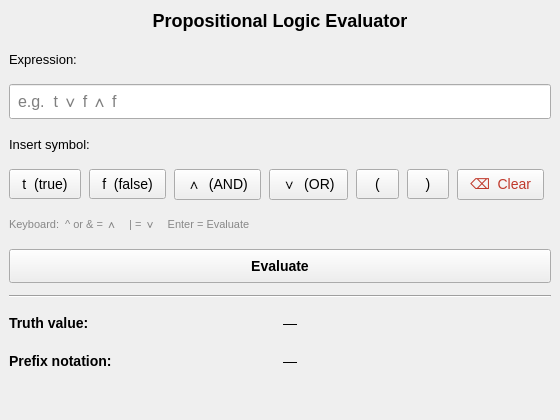
<?xml version="1.0" encoding="UTF-8"?>
<ui version="4.0">
 <class>MainWindow</class>
 <widget class="QMainWindow" name="MainWindow">
  <property name="geometry">
   <rect>
    <x>0</x>
    <y>0</y>
    <width>560</width>
    <height>420</height>
   </rect>
  </property>
  <property name="windowTitle">
   <string>Propositional Logic Evaluator</string>
  </property>
  <widget class="QWidget" name="centralwidget">
   <layout class="QVBoxLayout" name="verticalLayout">
    <property name="spacing">
     <number>12</number>
    </property>
    <property name="contentsMargins">
     <number>24</number>
     <number>24</number>
     <number>24</number>
     <number>24</number>
    </property>

    <!-- Title -->
    <item>
     <widget class="QLabel" name="titleLabel">
      <property name="text">
       <string>Propositional Logic Evaluator</string>
      </property>
      <property name="alignment">
       <set>Qt::AlignCenter</set>
      </property>
      <property name="styleSheet">
       <string>font-size: 18px; font-weight: bold; margin-bottom: 4px;</string>
      </property>
     </widget>
    </item>

    <!-- Input label -->
    <item>
     <widget class="QLabel" name="inputLabel">
      <property name="text">
       <string>Expression:</string>
      </property>
      <property name="styleSheet">
       <string>font-size: 13px;</string>
      </property>
     </widget>
    </item>

    <!-- Input field -->
    <item>
     <widget class="QLineEdit" name="inputField">
      <property name="placeholderText">
       <string>e.g.  t ∨ f ∧ f</string>
      </property>
      <property name="styleSheet">
       <string>font-size: 16px; padding: 6px;</string>
      </property>
     </widget>
    </item>

    <!-- Symbol buttons label -->
    <item>
     <widget class="QLabel" name="buttonsLabel">
      <property name="text">
       <string>Insert symbol:</string>
      </property>
      <property name="styleSheet">
       <string>font-size: 13px;</string>
      </property>
     </widget>
    </item>

    <!-- Symbol buttons row -->
    <item>
     <layout class="QHBoxLayout" name="symbolLayout">
      <property name="spacing">
       <number>8</number>
      </property>
      <item>
       <widget class="QPushButton" name="btnTrue">
        <property name="text"><string>t  (true)</string></property>
        <property name="toolTip"><string>Insert true literal</string></property>
        <property name="styleSheet"><string>font-size: 14px; padding: 6px 12px;</string></property>
       </widget>
      </item>
      <item>
       <widget class="QPushButton" name="btnFalse">
        <property name="text"><string>f  (false)</string></property>
        <property name="toolTip"><string>Insert false literal</string></property>
        <property name="styleSheet"><string>font-size: 14px; padding: 6px 12px;</string></property>
       </widget>
      </item>
      <item>
       <widget class="QPushButton" name="btnAnd">
        <property name="text"><string>∧  (AND)</string></property>
        <property name="toolTip"><string>Insert AND operator (∧)</string></property>
        <property name="styleSheet"><string>font-size: 14px; padding: 6px 12px;</string></property>
       </widget>
      </item>
      <item>
       <widget class="QPushButton" name="btnOr">
        <property name="text"><string>∨  (OR)</string></property>
        <property name="toolTip"><string>Insert OR operator (∨)</string></property>
        <property name="styleSheet"><string>font-size: 14px; padding: 6px 12px;</string></property>
       </widget>
      </item>
      <item>
       <widget class="QPushButton" name="btnLParen">
        <property name="text"><string>(</string></property>
        <property name="toolTip"><string>Insert left parenthesis</string></property>
        <property name="styleSheet"><string>font-size: 14px; padding: 6px 12px;</string></property>
       </widget>
      </item>
      <item>
       <widget class="QPushButton" name="btnRParen">
        <property name="text"><string>)</string></property>
        <property name="toolTip"><string>Insert right parenthesis</string></property>
        <property name="styleSheet"><string>font-size: 14px; padding: 6px 12px;</string></property>
       </widget>
      </item>
      <item>
       <widget class="QPushButton" name="btnClear">
        <property name="text"><string>⌫  Clear</string></property>
        <property name="toolTip"><string>Clear the input field</string></property>
        <property name="styleSheet"><string>font-size: 14px; padding: 6px 12px; color: #c0392b;</string></property>
       </widget>
      </item>
      <item>
       <spacer>
        <property name="orientation"><enum>Qt::Horizontal</enum></property>
       </spacer>
      </item>
     </layout>
    </item>

    <!-- Keyboard hint -->
    <item>
     <widget class="QLabel" name="hintLabel">
      <property name="text">
       <string>Keyboard:  ^ or &amp; = ∧    | = ∨    Enter = Evaluate</string>
      </property>
      <property name="styleSheet">
       <string>font-size: 11px; color: #888888;</string>
      </property>
     </widget>
    </item>

    <!-- Evaluate button -->
    <item>
     <widget class="QPushButton" name="evaluateButton">
      <property name="text"><string>Evaluate</string></property>
      <property name="styleSheet"><string>font-size: 14px; padding: 8px; font-weight: bold;</string></property>
     </widget>
    </item>

    <!-- Separator -->
    <item>
     <widget class="QFrame" name="separator">
      <property name="frameShape"><enum>QFrame::HLine</enum></property>
      <property name="frameShadow"><enum>QFrame::Sunken</enum></property>
     </widget>
    </item>

    <!-- Truth value row -->
    <item>
     <layout class="QHBoxLayout" name="truthLayout">
      <item>
       <widget class="QLabel" name="truthTitleLabel">
        <property name="text"><string>Truth value:</string></property>
        <property name="styleSheet"><string>font-size: 14px; font-weight: bold;</string></property>
       </widget>
      </item>
      <item>
       <widget class="QLabel" name="truthValueLabel">
        <property name="text"><string>—</string></property>
        <property name="styleSheet"><string>font-size: 14px;</string></property>
       </widget>
      </item>
      <item>
       <spacer>
        <property name="orientation"><enum>Qt::Horizontal</enum></property>
       </spacer>
      </item>
     </layout>
    </item>

    <!-- Prefix notation row -->
    <item>
     <layout class="QHBoxLayout" name="prefixLayout">
      <item>
       <widget class="QLabel" name="prefixTitleLabel">
        <property name="text"><string>Prefix notation:</string></property>
        <property name="styleSheet"><string>font-size: 14px; font-weight: bold;</string></property>
       </widget>
      </item>
      <item>
       <widget class="QLabel" name="prefixValueLabel">
        <property name="text"><string>—</string></property>
        <property name="styleSheet"><string>font-size: 14px;</string></property>
       </widget>
      </item>
      <item>
       <spacer>
        <property name="orientation"><enum>Qt::Horizontal</enum></property>
       </spacer>
      </item>
     </layout>
    </item>

    <!-- Error label -->
    <item>
     <widget class="QLabel" name="errorLabel">
      <property name="text"><string></string></property>
      <property name="wordWrap"><bool>true</bool></property>
      <property name="styleSheet"><string>color: red; font-size: 12px;</string></property>
     </widget>
    </item>

   </layout>
  </widget>
 </widget>
 <resources/>
 <connections/>
</ui>
